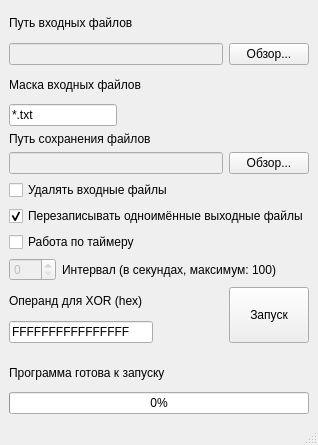
<?xml version="1.0" encoding="UTF-8"?>
<ui version="4.0">
 <class>MainWindow</class>
 <widget class="QMainWindow" name="MainWindow">
  <property name="geometry">
   <rect>
    <x>0</x>
    <y>0</y>
    <width>315</width>
    <height>445</height>
   </rect>
  </property>
  <property name="sizePolicy">
   <sizepolicy hsizetype="Fixed" vsizetype="Fixed">
    <horstretch>0</horstretch>
    <verstretch>0</verstretch>
   </sizepolicy>
  </property>
  <property name="windowTitle">
   <string>ModiFiles</string>
  </property>
  <widget class="QWidget" name="centralwidget">
   <layout class="QVBoxLayout" name="verticalLayout">
    <item>
     <layout class="QGridLayout" name="inputFilesPathGridLayout">
      <item row="0" column="0">
       <widget class="QLabel" name="inputFilesPathLabel">
        <property name="text">
         <string>Путь входных файлов</string>
        </property>
       </widget>
      </item>
      <item row="1" column="0">
       <widget class="QLineEdit" name="inputFilesPathLineEdit">
        <property name="enabled">
         <bool>false</bool>
        </property>
        <property name="sizePolicy">
         <sizepolicy hsizetype="Preferred" vsizetype="Fixed">
          <horstretch>0</horstretch>
          <verstretch>0</verstretch>
         </sizepolicy>
        </property>
        <property name="text">
         <string/>
        </property>
       </widget>
      </item>
      <item row="1" column="1">
       <widget class="QPushButton" name="inputFilesPathDialogPushButton">
        <property name="sizePolicy">
         <sizepolicy hsizetype="Fixed" vsizetype="Fixed">
          <horstretch>0</horstretch>
          <verstretch>0</verstretch>
         </sizepolicy>
        </property>
        <property name="text">
         <string>Обзор...</string>
        </property>
       </widget>
      </item>
     </layout>
    </item>
    <item>
     <layout class="QVBoxLayout" name="fileMaskLabelVerticalLayout">
      <property name="sizeConstraint">
       <enum>QLayout::SizeConstraint::SetFixedSize</enum>
      </property>
      <item>
       <widget class="QLabel" name="fileMaskLabel">
        <property name="sizePolicy">
         <sizepolicy hsizetype="Preferred" vsizetype="Preferred">
          <horstretch>0</horstretch>
          <verstretch>0</verstretch>
         </sizepolicy>
        </property>
        <property name="text">
         <string>Маска входных файлов</string>
        </property>
        <property name="wordWrap">
         <bool>false</bool>
        </property>
       </widget>
      </item>
      <item>
       <widget class="QLineEdit" name="fileMaskLineEdit">
        <property name="enabled">
         <bool>true</bool>
        </property>
        <property name="sizePolicy">
         <sizepolicy hsizetype="Fixed" vsizetype="Fixed">
          <horstretch>0</horstretch>
          <verstretch>0</verstretch>
         </sizepolicy>
        </property>
        <property name="text">
         <string>*.txt</string>
        </property>
       </widget>
      </item>
     </layout>
    </item>
    <item>
     <layout class="QGridLayout" name="savePathGridLayout">
      <property name="sizeConstraint">
       <enum>QLayout::SizeConstraint::SetFixedSize</enum>
      </property>
      <item row="0" column="0">
       <widget class="QLabel" name="savePathLabel">
        <property name="sizePolicy">
         <sizepolicy hsizetype="Preferred" vsizetype="Fixed">
          <horstretch>0</horstretch>
          <verstretch>0</verstretch>
         </sizepolicy>
        </property>
        <property name="text">
         <string>Путь сохранения файлов</string>
        </property>
        <property name="wordWrap">
         <bool>false</bool>
        </property>
       </widget>
      </item>
      <item row="1" column="0">
       <widget class="QLineEdit" name="savePathLineEdit">
        <property name="enabled">
         <bool>false</bool>
        </property>
        <property name="sizePolicy">
         <sizepolicy hsizetype="Preferred" vsizetype="Fixed">
          <horstretch>0</horstretch>
          <verstretch>0</verstretch>
         </sizepolicy>
        </property>
        <property name="text">
         <string/>
        </property>
       </widget>
      </item>
      <item row="1" column="1">
       <widget class="QPushButton" name="savePathDialogPushButton">
        <property name="sizePolicy">
         <sizepolicy hsizetype="Fixed" vsizetype="Fixed">
          <horstretch>0</horstretch>
          <verstretch>0</verstretch>
         </sizepolicy>
        </property>
        <property name="text">
         <string>Обзор...</string>
        </property>
       </widget>
      </item>
     </layout>
    </item>
    <item>
     <layout class="QGridLayout" name="checkboxesAndTimerGridLayout">
      <item row="0" column="0" colspan="2">
       <widget class="QCheckBox" name="deleteInputFilesCheckBox">
        <property name="text">
         <string>Удалять входные файлы</string>
        </property>
       </widget>
      </item>
      <item row="1" column="0" colspan="2">
       <widget class="QCheckBox" name="overwriteSameNameOutputFilesCheckBox">
        <property name="text">
         <string>Перезаписывать одноимённые выходные файлы</string>
        </property>
        <property name="checked">
         <bool>true</bool>
        </property>
       </widget>
      </item>
      <item row="3" column="0">
       <widget class="QSpinBox" name="timerSpinBox">
        <property name="enabled">
         <bool>false</bool>
        </property>
        <property name="sizePolicy">
         <sizepolicy hsizetype="Fixed" vsizetype="Fixed">
          <horstretch>0</horstretch>
          <verstretch>0</verstretch>
         </sizepolicy>
        </property>
        <property name="maximum">
         <number>100</number>
        </property>
       </widget>
      </item>
      <item row="3" column="1">
       <widget class="QLabel" name="label">
        <property name="text">
         <string>Интервал (в секундах, максимум: 100)</string>
        </property>
       </widget>
      </item>
      <item row="2" column="0" colspan="2">
       <widget class="QCheckBox" name="enableTimerCheckBox">
        <property name="text">
         <string>Работа по таймеру</string>
        </property>
       </widget>
      </item>
     </layout>
    </item>
    <item>
     <layout class="QGridLayout" name="operandAndStartButtonGridLayout">
      <property name="sizeConstraint">
       <enum>QLayout::SizeConstraint::SetFixedSize</enum>
      </property>
      <item row="0" column="2" rowspan="2">
       <widget class="QPushButton" name="startPushButton">
        <property name="sizePolicy">
         <sizepolicy hsizetype="Fixed" vsizetype="Expanding">
          <horstretch>0</horstretch>
          <verstretch>0</verstretch>
         </sizepolicy>
        </property>
        <property name="layoutDirection">
         <enum>Qt::LayoutDirection::LeftToRight</enum>
        </property>
        <property name="text">
         <string>Запуск</string>
        </property>
       </widget>
      </item>
      <item row="1" column="0">
       <widget class="QLineEdit" name="operandLineEdit">
        <property name="sizePolicy">
         <sizepolicy hsizetype="Expanding" vsizetype="Fixed">
          <horstretch>0</horstretch>
          <verstretch>0</verstretch>
         </sizepolicy>
        </property>
        <property name="sizeIncrement">
         <size>
          <width>0</width>
          <height>0</height>
         </size>
        </property>
        <property name="inputMask">
         <string/>
        </property>
        <property name="text">
         <string>FFFFFFFFFFFFFFFF</string>
        </property>
        <property name="placeholderText">
         <string>FFFFFFFFFFFFFFFF</string>
        </property>
       </widget>
      </item>
      <item row="0" column="0">
       <widget class="QLabel" name="operandLabel">
        <property name="sizePolicy">
         <sizepolicy hsizetype="Expanding" vsizetype="Preferred">
          <horstretch>0</horstretch>
          <verstretch>0</verstretch>
         </sizepolicy>
        </property>
        <property name="text">
         <string>Операнд для XOR (hex)</string>
        </property>
        <property name="wordWrap">
         <bool>false</bool>
        </property>
       </widget>
      </item>
      <item row="0" column="1" rowspan="2">
       <spacer name="horizontalSpacer">
        <property name="orientation">
         <enum>Qt::Orientation::Horizontal</enum>
        </property>
        <property name="sizeType">
         <enum>QSizePolicy::Policy::Minimum</enum>
        </property>
        <property name="sizeHint" stdset="0">
         <size>
          <width>70</width>
          <height>20</height>
         </size>
        </property>
       </spacer>
      </item>
     </layout>
    </item>
    <item>
     <spacer name="verticalSpacer">
      <property name="orientation">
       <enum>Qt::Orientation::Vertical</enum>
      </property>
      <property name="sizeType">
       <enum>QSizePolicy::Policy::Fixed</enum>
      </property>
      <property name="sizeHint" stdset="0">
       <size>
        <width>20</width>
        <height>10</height>
       </size>
      </property>
     </spacer>
    </item>
    <item>
     <layout class="QGridLayout" name="processingStatusProgressBarGridLayout">
      <item row="0" column="0" colspan="2">
       <widget class="QLabel" name="processingStatusLabel">
        <property name="sizePolicy">
         <sizepolicy hsizetype="Fixed" vsizetype="Preferred">
          <horstretch>0</horstretch>
          <verstretch>0</verstretch>
         </sizepolicy>
        </property>
        <property name="text">
         <string>Программа готова к запуску</string>
        </property>
       </widget>
      </item>
      <item row="1" column="0" colspan="2">
       <widget class="QProgressBar" name="processingProgressBar">
        <property name="sizePolicy">
         <sizepolicy hsizetype="Minimum" vsizetype="Fixed">
          <horstretch>0</horstretch>
          <verstretch>0</verstretch>
         </sizepolicy>
        </property>
        <property name="value">
         <number>0</number>
        </property>
       </widget>
      </item>
     </layout>
    </item>
   </layout>
  </widget>
  <widget class="QMenuBar" name="menubar">
   <property name="geometry">
    <rect>
     <x>0</x>
     <y>0</y>
     <width>315</width>
     <height>22</height>
    </rect>
   </property>
  </widget>
  <widget class="QStatusBar" name="statusbar"/>
 </widget>
 <resources/>
 <connections/>
</ui>
